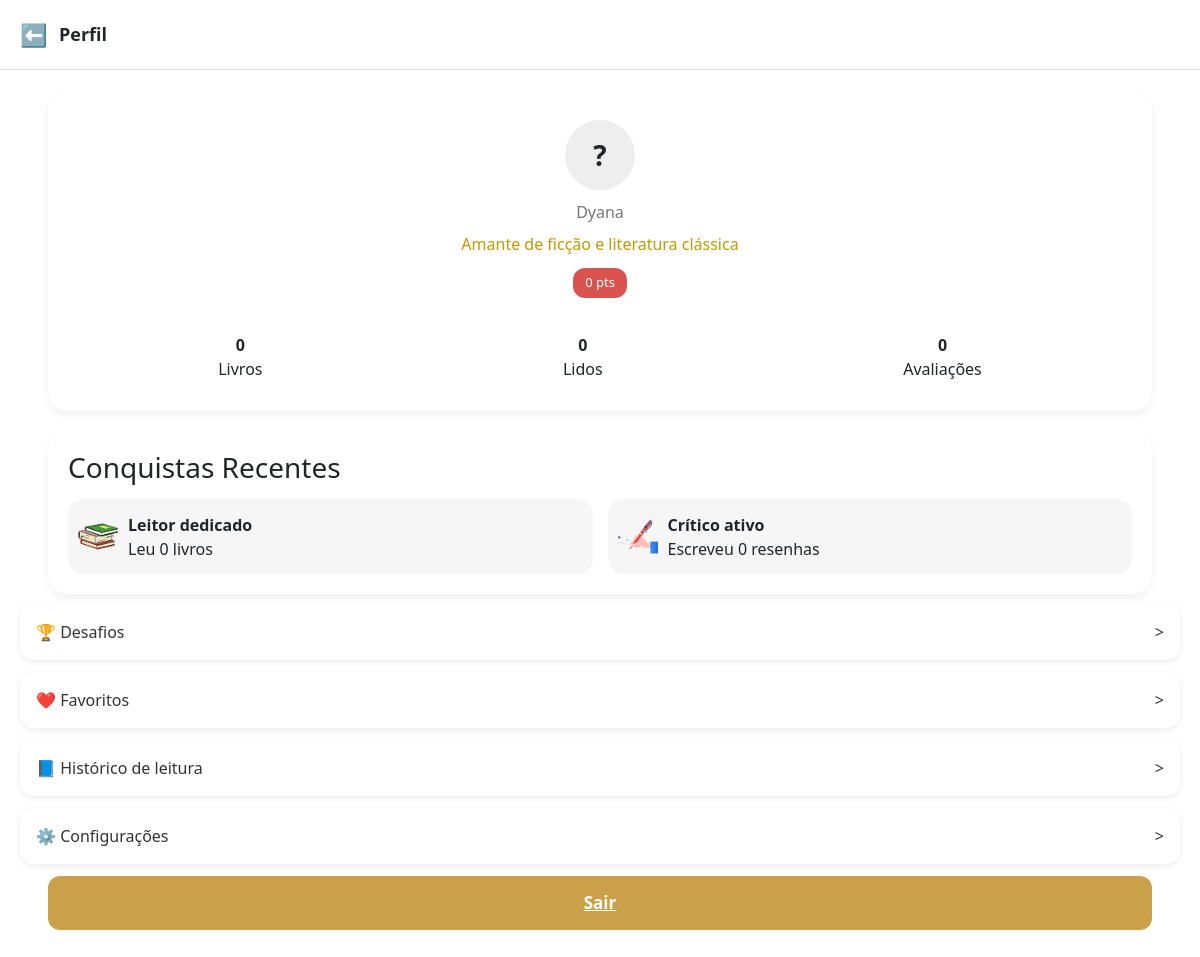
The app's page /perfil/ (signed in) with its own data.
### livros/models.py (models this page shows, shortened)
class Perfil(models.Model):
    user = models.OneToOneField(User, on_delete=models.CASCADE)
    bio = models.CharField(max_length=120, blank=True, null=True)
    foto = models.ImageField(upload_to=foto_usuario_path, blank=True, null=True)
    pontos = models.PositiveIntegerField(default=0)
    livros_lidos = models.PositiveIntegerField(default=0)
    livros_publicados = models.PositiveIntegerField(default=0)
    avaliacoes_feitas = models.PositiveIntegerField(default=0)
    def inicial(self):
        return self.user.first_name[0].upper() if self.user.first_name else '?'

### livros/autenticacao_views.py (the view)
# urls.py: path('perfil/', autenticacao_views.perfil, name='perfil'),
@login_required
def perfil(request):
    perfil, created = Perfil.objects.get_or_create(user=request.user)
    return render(request, 'livros/perfil.html', {'perfil': perfil})

### livros/templates/livros/perfil.html (shortened to what this page needs)
{% extends "global/base.html" %}
{% load static %}
{% block content %}
<header class="perfil-header">
    <a href="{% url 'livros:home' %}" class="back-btn">⬅</a>
    <span>Perfil</span>
</header>
<section class="perfil-card">
    <div class="perfil-avatar">{{ perfil.inicial }}</div>
    <div class="perfil-email">{{ perfil.user.username }}</div>
    <div class="perfil-bio">
        {{ perfil.bio|default:"Amante de ficção e literatura clássica" }}
    </div>
    <div class="perfil-pontos">{{ perfil.pontos }} pts</div>
    <div class="perfil-stats">
        <div>
            <span>{{ perfil.livros_publicados }}</span>
            Livros
        </div>
        <div>
            <span>{{ perfil.livros_lidos }}</span>
            Lidos
        </div>
        <div>
            <span>{{ perfil.avaliacoes_feitas }}</span>
            Avaliações
        </div>
    </div>
</section>
<section class="conquistas-card">
    <h3>Conquistas Recentes</h3>
    <div class="conquistas-lista">
        <div class="conquista-item">
            <img src="{% static 'livros/img/books.png' %}" width="40">
            <div>
                <strong>Leitor dedicado</strong><br>
                Leu {{ perfil.livros_lidos }} livros
            </div>
        </div>
        <div class="conquista-item">
            <img src="{% static 'livros/img/writing.png' %}" width="40">
            <div>
                <strong>Crítico ativo</strong><br>
                Escreveu {{ perfil.avaliacoes_feitas }} resenhas
            </div>
        </div>
    </div>
</section>
<section class="perfil-menus">
    <a class="menu-item">
        <span>🏆 Desafios</span>
        <span>></span>
    </a>
    <a class="menu-item" href="#">
        <span>❤️ Favoritos</span>
        <span>></span>
    </a>
    <a class="menu-item">
        <span>📘 Histórico de leitura</span>
        <span>></span>
    </a>
    <a class="menu-item">
        <span>⚙ Configurações</span>
        <span>></span>
    </a>
</section>
<a href="{% url 'livros:logout_view' %}" class="btn-sair">Sair</a>
{% endblock %}

### livros/static/livros/style.css (style rules this page uses)
:root { --primary-color: #795548; --secondary-color: #FFC107; --background-light: #F8F8F8; --text-dark: #333; --border-color: #E0E0E0; --white: #FFFFFF; }
body { font-family: Arial, sans-serif; background-color: var(--background-light); color: var(--text-dark); margin: 0; padding: 0; min-height: 100vh; }
body { background: #f5f5f5; margin: 0; font-family: 'Inter', sans-serif; }
.perfil-header { display: flex; align-items: center; gap: 12px; padding: 18px 20px; font-size: 18px; font-weight: 600; border-bottom: 1px solid #ddd; background: #fff; }
.perfil-header .back-btn { font-size: 22px; cursor: pointer; }
.perfil-card { background: #fff; border-radius: 20px; padding: 30px 20px; margin: 20px auto; width: 92%; box-shadow: 0 4px 10px rgba(0,0,0,0.06); text-align: center; }
.perfil-avatar { width: 70px; height: 70px; border-radius: 50%; background: #eee; display: flex; align-items: center; justify-content: center; font-size: 28px; font-weight: 600; margin: 0 auto 10px auto; }
.perfil-email { color: #777; margin-bottom: 8px; }
.perfil-bio { color: #c39800; margin-bottom: 12px; }
.perfil-pontos { display: inline-block; background: #d9534f; color: #fff; padding: 5px 12px; border-radius: 12px; font-size: 13px; margin-bottom: 20px; }
.perfil-stats { display: flex; justify-content: space-around; margin-top: 15px; }
.perfil-stats div { text-align: center; }
.perfil-stats div span { display: block; font-weight: 700; font-size: 16px; }
.conquistas-card { width: 92%; background: #fff; margin: 0 auto; padding: 20px; border-radius: 20px; box-shadow: 0 4px 10px rgba(0,0,0,0.06); }
.conquistas-card h3 { margin-bottom: 15px; }
.conquistas-lista { display: flex; gap: 15px; }
.conquista-item { background: #f6f6f6; border-radius: 15px; padding: 10px; flex: 1; display: flex; align-items: center; gap: 10px; }
.perfil-menus { margin: 0 20px; margin-top: 10px; }
.menu-item { background: #fff; padding: 16px; border-radius: 14px; margin-bottom: 12px; text-decoration: none !important; color: #333; display: flex; justify-content: space-between; align-items: center; box-shadow: 0px 2px 6px rgba(0,0,0,0.08); }
.menu-item span { display: flex; align-items: center; gap: 10px; }
.btn-sair { background: #cba04a; color: #fff; width: 92%; border: none; padding: 14px; border-radius: 12px; font-size: 17px; font-weight: 600; margin: 0 auto 120px auto; display: block; text-align: center; cursor: pointer; }
.back-btn { text-decoration: none; font-size: 22px; color: var(--text-dark); }

### records on screen
Perfil: inicial "?", user.username "Dyana", bio "Amante de ficção e literatura clássica", pontos "0", livros_publicados "0", livros_lidos "0", avaliacoes_feitas "0"
